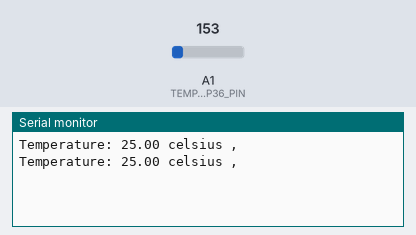
Bench run of a sketch on a simulated Arduino Uno, built with avr-gcc and run on an emulated ATmega328P. Parts: the last lines printed to the serial monitor. The inputs (shaded band) are chosen by the test bench; at power-on: A1 (TEMPERATURE_TMP36_PIN) = 153.

Above: at 1.8 s.
1.9 s: A1 (TEMPERATURE_TMP36_PIN) set to 165
At 2.8 s:
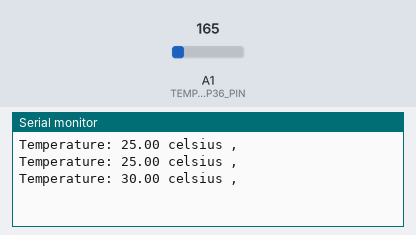
3.4 s: A1 (TEMPERATURE_TMP36_PIN) set to 175
At 4.8 s:
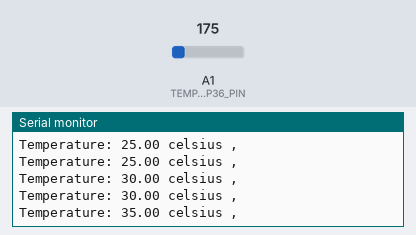
Timing chart, 0 to 6.4 s (numbered marks = the images above; inputs shaded):
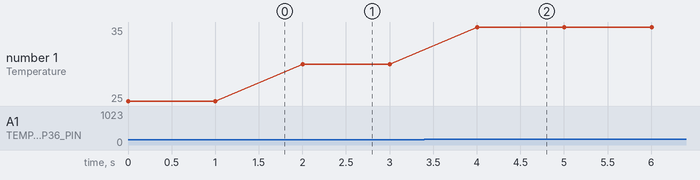

The sketch:

Common-sensors-template.ino
```cpp
/**
 * 1. Identificam device driver (libraria Arduino de pe net)
 * 2. Definim virtual device driver (functie generala cu prototip identic la toti sensorii)
 * 3. Definim structura sensorType cu cimpurile referinta la functie si unitate de masura
 * 4. Definim un tablou de sensori sensorList
 * 5. Definim functia generala de extragere a valorii dupa id (pozitia in tablou)
 */

typedef struct sensor_t {
  float (*get) (void);
  char paramName[20];
  char unitName[10];
} sensorType;

enum { SENSOR_TEMP, SENSOR_NR_OF };


//==================================
// TMP36 virtual device driver
//==================================
// Sensor pin map
#define TEMPERATURE_TMP36_PIN A1
// ADC range
#define ADC_MIN 0
#define ADC_MAX 1023
// Voltage range
#define VOLT_MIN 0
#define VOLT_MAX 5
// Temperature range
#define TEMP_MIN -40
#define TEMP_MAX 125


void SetupTMP36() {
  pinMode(TEMPERATURE_TMP36_PIN, INPUT);
}


float GetTemperatureTMP36(void) {
  int rawData = analogRead(TEMPERATURE_TMP36_PIN);
  float celsius = map(((rawData - 20) * 3.04), ADC_MIN, ADC_MAX, TEMP_MIN, TEMP_MAX);

  //return temperature;
  return celsius;
}
//==================================//


//==================================
// Other sensors
//==================================

//==================================//

sensorType sensorList[SENSOR_NR_OF] = {
  {
    GetTemperatureTMP36,
    "Temperature",
    "celsius"
  }
 };

float SensorGetValue(int id) {
    if(id < SENSOR_NR_OF) {
      return sensorList[id].get();
    }
}

char * SensorGetUnit(int id) {
    if(id < SENSOR_NR_OF) {
      return sensorList[id].unitName;
    }
}

char * SensorGetParamName(int id) {
    if(id < SENSOR_NR_OF) {
      return sensorList[id].paramName;
    }
}


void setup() {
  Serial.begin(9600);
  SetupTMP36();
}

void loop() {
//  float value = SensorGetValue(SENSOR_TEMP);
//  Serial.print(value);
//
//  char * unit = SensorGetUnit(SENSOR_TEMP);
//  Serial.print(" ");
//  Serial.print(unit);

  for(int i=0; i<SENSOR_NR_OF; i++) {
    char * paramName = SensorGetParamName(i);
    Serial.print(paramName);
    Serial.print(": ");

    float value = SensorGetValue(i);
    Serial.print(value);

    char * unit = SensorGetUnit(i);
    Serial.print(" ");
    Serial.print(unit);
    Serial.print(" , ");
  }
  Serial.println();
  delay(1000);

}
```

Measured:
- after the input at 1.9 s, the serial monitor: prints a new line after 0.10 s (image 1)
- after the input at 3.4 s, the serial monitor: prints a new line after 0.60 s (image 2)
- plotted number 1: 25 → 30 after the input at 1.9 s, 30 → 35 after the input at 3.4 s
